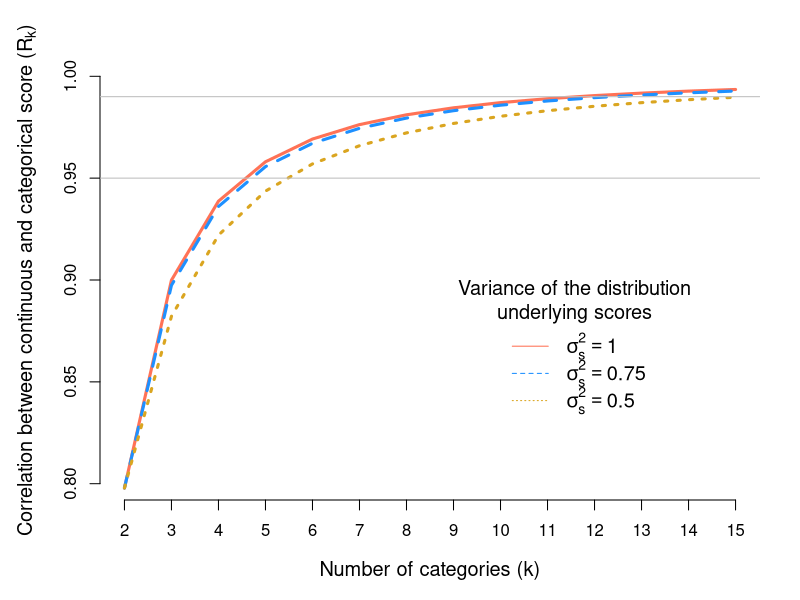

Recreate this plot in R.
CorrEquiSpaced <- function(K,alpha=1e-15){
  cc <- function(dx){
    thresholds <- dx*((1:(K-1))-0.5*K)
    p     <- diff( pnorm(c(-Inf,thresholds,Inf)) )
    E_y   <- sum(p*(1:K))
    E_y2  <- sum(p*((1:K)^2))
    var_y <- E_y2 - E_y^2
    sd_y  <- sqrt(var_y)
    
    ## Conditional means (truncated normal distribution theory)
    means_l    <- sapply(1:K, function(k){
      if(k==1){
        m_k <- (dnorm(-Inf)-dnorm(thresholds[1]))/(pnorm(thresholds[1])-pnorm(-Inf))
      }
      if(k==K){
        m_k <- (dnorm(thresholds[K-1])-dnorm(+Inf))/(pnorm(+Inf)-pnorm(thresholds[K-1]))
      }
      if(k>=2 & k<=K-1){
        m_k <- (dnorm(thresholds[k-1])-dnorm(thresholds[k]))/(pnorm(thresholds[k])-pnorm(thresholds[k-1]))
      }
      return(m_k)
    })
    Cov_yl <- sum(p * means_l * (1:K))
    corr   <- (Cov_yl / sd_y)
    #sum(dnorm(thresholds)) / sd_y
    return(corr)
  }
  values_obs <- 1:(K-1)
  if(K==2){
    dx      <- 0
    maxCorr <- 2*dnorm(0)
    Dx      <- 0
  }else{
    dxMax <- qnorm(1-alpha/2) / (0.5*K - 1)
    model <- optim(par=1e-5,fn=cc,
                   control = list(fnscale=-1),method = "Brent",
                   lower=0,upper=dxMax)
    dx      <- model$par
    maxCorr <- c(model$value)
    Dx      <- model$par
  }
  thresholds <- dx*(values_obs-mean(values_obs))
  p <- diff( pnorm(c(-Inf,thresholds,Inf)) )
  names(p) <- paste0("prob_",1:K)
  return(list(maxCorr=maxCorr,
              Prob=p,Thresholds=thresholds,
              Dx=Dx))
}
N <- 1e6
UniProb <- seq(1/N,1-1/N,by=1/N)
f <- function(k,v){
  s <- 1/sqrt(v)
  R <- CorrEquiSpaced(K=k)
  l <- qnorm(UniProb)#rnorm(N)
  g <- cut(l,breaks = c(-Inf,R$Thresholds,+Inf) * s,include.lowest = T)
  g <- as.numeric(g)
  r <- cor(l,g)
  p <- (mean(g==1) + mean(g==k))/2
  return(c(rObs=r,rExp=R$maxCorr,RObs=p,RExp=R$Prob[1]))
}

ks <- 2:15
f1 <- do.call("rbind",lapply(ks, function(k) f(k,v=0.75)))
f2 <- do.call("rbind",lapply(ks, function(k) f(k,v=0.50)))

Cols <- c("coral1","dodgerblue","goldenrod")

png("Figure4_v3.png",width=2000,height=1500,res=200)
par(mar=c(5,5,3,2))
matplot(ks,cbind(f1[,c("rExp","rObs")],f2[,"rObs"]),type="l",lwd=3,
        axes=FALSE,cex.lab=1.2,lty=1:3,
        xlab="Number of categories (k)",col=Cols,ylim=c(0.8,1),
        ylab=expression(paste("Correlation between continuous and categorical score (",R[k],")")))
axis(1,at=ks)
axis(2)
abline(h=c(0.95,0.99),col="grey")
legend(9,0.9,title="Variance of the distribution\nunderlying scores",
       legend=c(expression(sigma[s]^2==1.00),
                expression(sigma[s]^2==0.75),
                expression(sigma[s]^2==0.50)),
       box.lty=0,col=Cols,lty=1:3,cex=1.2)
dev.off()

## proportions
v <- 0.5
k <- 5
s <- 1/sqrt(v)
R <- CorrEquiSpaced(K=k)
l <- qnorm(UniProb)#rnorm(N)
g <- cut(l,breaks = c(-Inf,R$Thresholds,+Inf) * s,include.lowest = T)
g <- as.numeric(g)
tb<-table(g)
round(100*tb/N,1)
